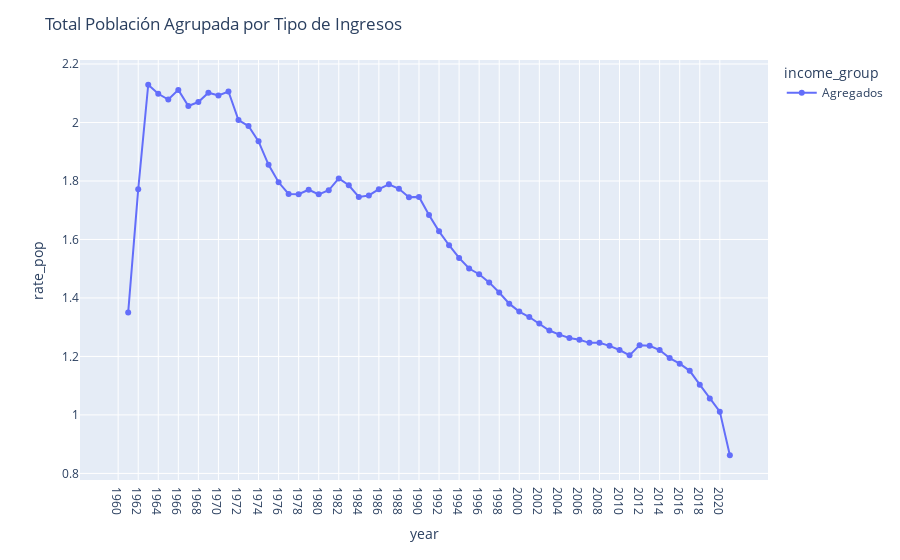

Write notebook code for a chart like this one.
### Code cell
fig = px.line(df_world,x='year',y='rate_pop',color ='income_group', markers=True)
fig.update_layout(title='Total Población Agrupada por Tipo de Ingresos')
fig.show()

### Figure 1 — Plotly figure (JSON) as saved in the notebook; plotly's stock layout.template omitted (floating-point values rounded to 4 significant figures)
{"data": [{"hovertemplate": "income_group=Agregados<br>year=%{x}<br>rate_pop=%{y}<extra></extra>", "legendgroup": "Agregados", "line": {"color": "#636efa", "dash": "solid"}, "marker": {"symbol": "circle"}, "mode": "lines+markers", "name": "Agregados", "orientation": "v", "showlegend": true, "type": "scatter", "x": ["1960", "1961", "1962", "1963", "1964", "1965", "1966", "1967", "1968", "1969", "1970", "1971", "1972", "1973", "1974", "1975", "1976", "1977", "1978", "1979", "1980", "1981", "1982", "1983", "1984", "1985", "1986", "1987", "1988", "1989", "1990", "1991", "1992", "1993", "1994", "1995", "1996", "1997", "1998", "1999", "2000", "2001", "2002", "2003", "2004", "2005", "2006", "2007", "2008", "2009", "2010", "2011", "2012", "2013", "2014", "2015", "2016", "2017", "2018", "2019", "2020", "2021"], "xaxis": "x", "y": [null, 1.351, 1.771, 2.129, 2.098, 2.078, 2.111, 2.057, 2.07, 2.102, 2.093, 2.106, 2.008, 1.988, 1.935, 1.855, 1.796, 1.756, 1.755, 1.77, 1.754, 1.768, 1.809, 1.785, 1.745, 1.751, 1.772, 1.789, 1.773, 1.745, 1.746, 1.684, 1.628, 1.58, 1.537, 1.501, 1.481, 1.453, 1.419, 1.381, 1.353, 1.335, 1.313, 1.289, 1.275, 1.263, 1.257, 1.247, 1.247, 1.236, 1.222, 1.204, 1.239, 1.236, 1.222, 1.194, 1.175, 1.151, 1.103, 1.056, 1.011, 0.8621], "yaxis": "y"}], "layout": {"autosize": true, "legend": {"title": {"text": "income_group"}, "tracegroupgap": 0}, "margin": {"t": 60}, "title": {"text": "Total Población Agrupada por Tipo de Ingresos"}, "xaxis": {"anchor": "y", "autorange": true, "domain": [0, 1], "range": [-3.713, 64.71], "title": {"text": "year"}, "type": "category"}, "yaxis": {"anchor": "x", "autorange": true, "domain": [0, 1], "range": [0.764, 2.227], "title": {"text": "rate_pop"}, "type": "linear"}}}
